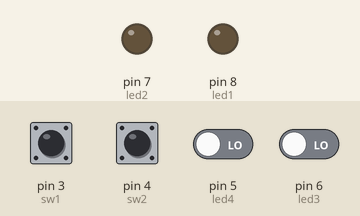
Recording of a program running on a simulated MicroPython board. Parts: output pins drawn as LEDs (lit = HIGH). Inputs (shaded band) come from the test bench; at power-on: pin 3 (sw1), pin 4 (sw2), pin 5 (led4), pin 6 (led3) LOW.

Above: at 1.2 s.
1.3 s: pin 3 (sw1) pulled HIGH for 0.15 s
At 1.37 s:
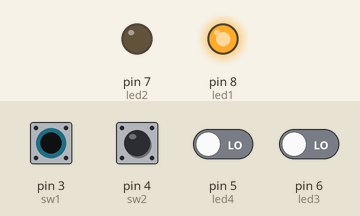
2.9 s: pin 4 (sw2) pulled HIGH for 0.15 s
At 2.97 s:
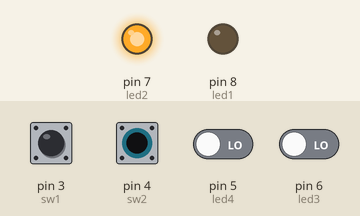
4.5 s: pin 3 (sw1) driven HIGH and pin 4 (sw2) driven HIGH
At 4.8 s:
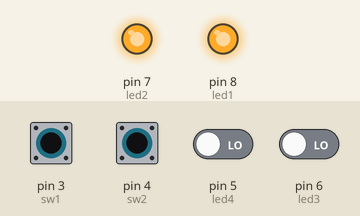
6.0 s: pin 3 (sw1) driven LOW
At 6.9 s:
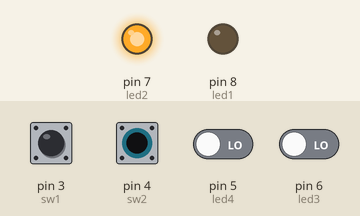
7.5 s: pin 3 (sw1) driven HIGH
At 8.1 s:
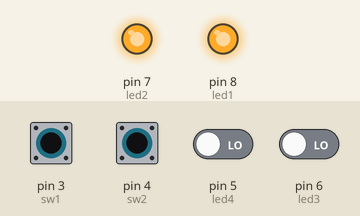
Timing chart, 0 to 10.0 s (numbered marks = the images above; inputs shaded):
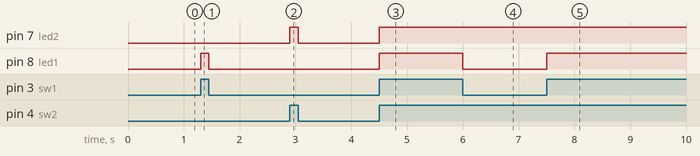

Measured:
- after the input at 1.3 s, pin 8 (led1): LOW → HIGH at once, → LOW 0.15 s later
- after the input at 2.9 s, pin 7 (led2): LOW → HIGH at once, → LOW 0.15 s later
- after the input at 4.5 s, pin 7 (led2), pin 8 (led1): LOW → HIGH at once
- after the input at 6.0 s, pin 8 (led1): HIGH → LOW at once
- after the input at 7.5 s, pin 8 (led1): LOW → HIGH at once

The program:

switch_slide.py
```python
from machine import Pin

class LED:
  LED1 = 1
  LED2 = 2
  LED3 = 4
  LED4 = 8
  def __init__(self):
    self.led1 = Pin('PA8', Pin.OUT, Pin.PULL_NONE)
    self.led2 = Pin('PA7', Pin.OUT, Pin.PULL_NONE)
    self.led3 = Pin('PA6', Pin.OUT, Pin.PULL_NONE)
    self.led4 = Pin('PA5', Pin.OUT, Pin.PULL_NONE)

  def out_bdigit(self, led_data):
    if (led_data & self.LED1) == 0:
      self.led1.low()
    else:
      self.led1.high()
    if (led_data & self.LED2) == 0:
      self.led2.low()
    else:
      self.led2.high()
    if (led_data & self.LED3) == 0:
      self.led3.low()
    else:
      self.led3.high()
    if (led_data & self.LED4) == 0:
      self.led4.low()
    else:
      self.led4.high()

class SW:
  SW_OFF = 0
  SW_ON  = 1
  SW1 = 1
  SW2 = 2
  SW3 = 4
  SW4 = 8

  def __init__(self):
    self.sw1 = Pin('PB3', Pin.IN, Pin.PULL_NONE)
    self.sw2 = Pin('PB4', Pin.IN, Pin.PULL_NONE)
    self.sw3 = Pin('PB5', Pin.IN, Pin.PULL_NONE)
    self.sw4 = Pin('PB6', Pin.IN, Pin.PULL_NONE)

  def sense(self):
    reg = 0
    if self.sw1.value() == 1:
      reg = self.SW1
    if self.sw2.value() == 1:
      reg |= self.SW2
    if self.sw3.value() == 1:
      reg |= self.SW3
    if self.sw4.value() == 1:
      reg |= self.SW4
    return reg

  def sense_sw1(self):
    if self.sw1.value() == 1:
      return self.SW_ON
    else:
      return self.SW_OFF

  def sense_sw2(self):
    if self.sw2.value() == 1:
      return self.SW_ON
    else:
      return self.SW_OFF

def busy_wait():
  for _ in range(100000):
    pass


def main():
  led = LED()
  sw = SW()

  while True:
    count = sw.sense()
    led.out_bdigit(count)

if __name__ == '__main__':
  main()
```
